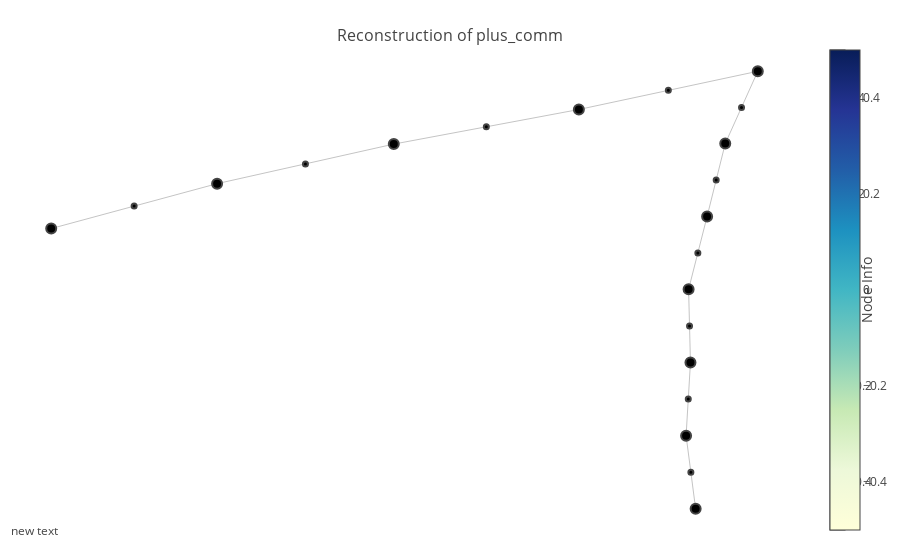

Write notebook code for a chart like this one.
### Code cell
from ml4tputils.visualize import *

#tgtlem = "foo1"
#file = "/Users/dehuang/Documents/research/ml4tp/ex/foo1.dump"
tgtlem = "plus_comm"
file = "/Users/dehuang/Documents/research/ml4tp/ex/foo9.dump"
vis = Visualize(f_display=True, f_jupyter=True, f_verbose=False, rawtac_file="rawtac.log", tgtlem=tgtlem)
tactrs = vis.visualize_file(file)

### Figure 1 — Plotly figure (JSON) as saved in the notebook; plotly's stock layout.template omitted (floating-point values rounded to 4 significant figures)
{"data": [{"hoverinfo": null, "line": {"color": "#888", "width": 0.5}, "mode": "lines", "type": "scatter", "x": [0.2573, 0.02109, null, 0.2573, 0.2143, null, 0.02109, -0.2232, null, 0.2143, 0.1904, null, -0.2232, -0.4565, null, -0.4565, -0.6755, null, 0.1904, 0.1659, null, 0.1659, 0.1684, null, 0.1684, 0.1626, null, 0.1626, 0.1752, null], "y": [0.6578, 0.5129, null, 0.6578, 0.3839, null, 0.5129, 0.3818, null, 0.3839, 0.1077, null, 0.3818, 0.2318, null, 0.2318, 0.06167, null, 0.1077, -0.1686, null, -0.1686, -0.4459, null, -0.4459, -0.7231, null, -0.7231, -1, null]}, {"hoverinfo": "text", "marker": {"color": [], "colorbar": {"thickness": 15, "title": "Node Info", "titleside": "right", "xanchor": "left"}, "colorscale": "YIGnBu", "line": {"width": 2}, "reversescale": true, "showscale": true, "size": 10}, "mode": "markers", "text": ["gid: 10<br><br>=====================<br>forall n m : nat, n + m = m + n", "gid: 15<br><br>=====================<br>forall m : nat, 0 + m = m + 0", "gid: 18<br>n: nat<br>IHn: forall m : nat, n + m = m + n<br>=====================<br>forall m : nat, S n + m = m + S n", "gid: 19<br>m: nat<br>=====================<br>0 + m = m + 0", "gid: 21<br>m: nat<br>=====================<br>m = m + 0", "gid: t0", "gid: 22<br>n: nat<br>IHn: forall m : nat, n + m = m + n<br>m: nat<br>=====================<br>S n + m = m + S n", "gid: 24<br>n: nat<br>IHn: forall m : nat, n + m = m + n<br>m: nat<br>=====================<br>S (n + m) = m + S n", "gid: 25<br>n: nat<br>IHn: forall m : nat, n + m = m + n<br>m: nat<br>=====================<br>S (m + n) = m + S n", "gid: 26<br>n: nat<br>IHn: forall m : nat, n + m = m + n<br>m: nat<br>=====================<br>S (m + n) = m + S n", "gid: t1"], "type": "scatter", "x": [0.2573, 0.02109, 0.2143, -0.2232, -0.4565, -0.6755, 0.1904, 0.1659, 0.1684, 0.1626, 0.1752], "y": [0.6578, 0.5129, 0.3839, 0.3818, 0.2318, 0.06167, 0.1077, -0.1686, -0.4459, -0.7231, -1]}, {"hoverinfo": "text", "marker": {"color": [], "colorscale": "YIGnBu", "line": {"width": 2}, "reversescale": true, "showscale": true, "size": 5}, "mode": "markers", "text": ["ftac: induction n", "ftac: induction n", "ftac: intro", "ftac: simpl", "ftac: apply plus_zero", "ftac: intro", "ftac: simpl", "ftac: rewrite IHn", "ftac: simpl", "ftac: apply S_comm"], "type": "scatter", "x": [0.1392, 0.2358, -0.1011, -0.3399, -0.566, 0.2023, 0.1782, 0.1672, 0.1655, 0.1689], "y": [0.5853, 0.5208, 0.4473, 0.3068, 0.1468, 0.2458, -0.03045, -0.3072, -0.5845, -0.8615]}], "layout": {"annotations": [{"showarrow": false, "x": 0.005, "xref": "paper", "y": -0.002, "yref": "paper"}], "hovermode": "closest", "margin": {"b": 20, "l": 5, "r": 5, "t": 40}, "showlegend": false, "title": "<br>Reconstruction of plus_comm", "titlefont": {"size": 16}, "xaxis": {"showgrid": false, "showticklabels": false, "zeroline": false}, "yaxis": {"showgrid": false, "showticklabels": false, "zeroline": false}}}
